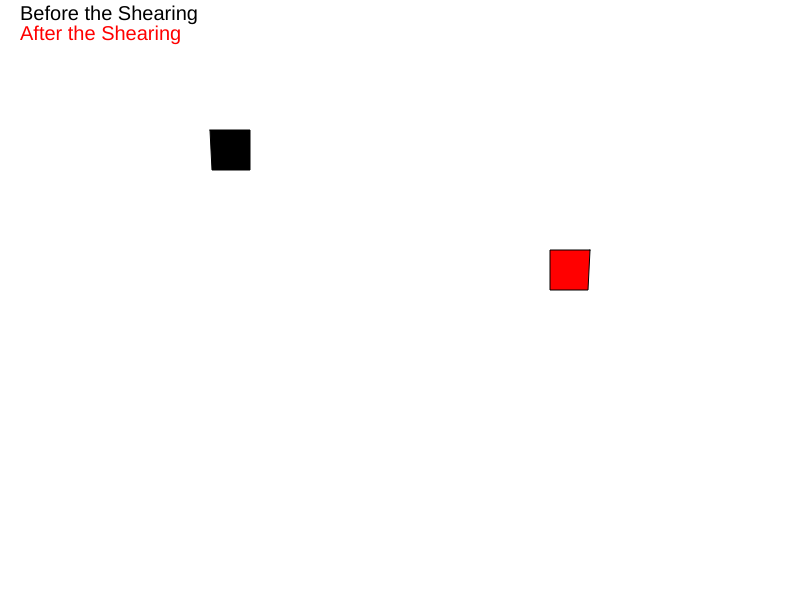
Frame 1 (no input)
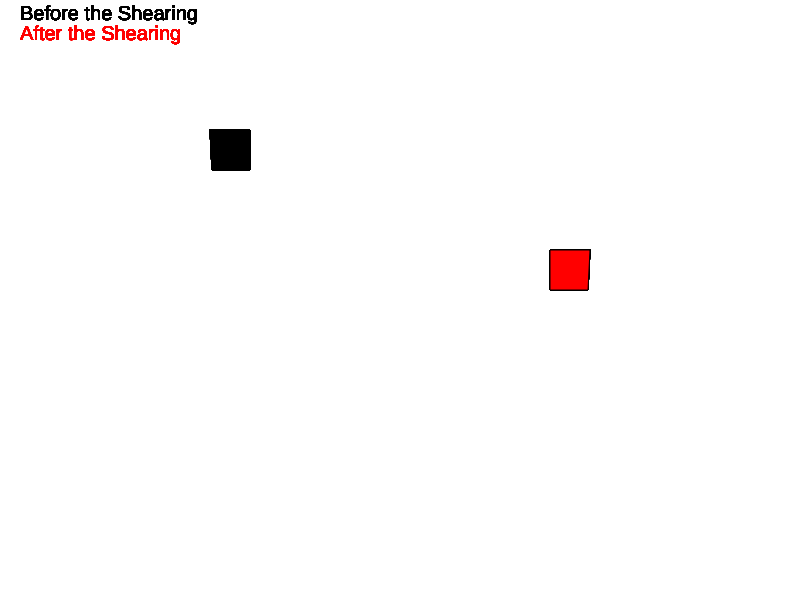
Frame 60 (no input)
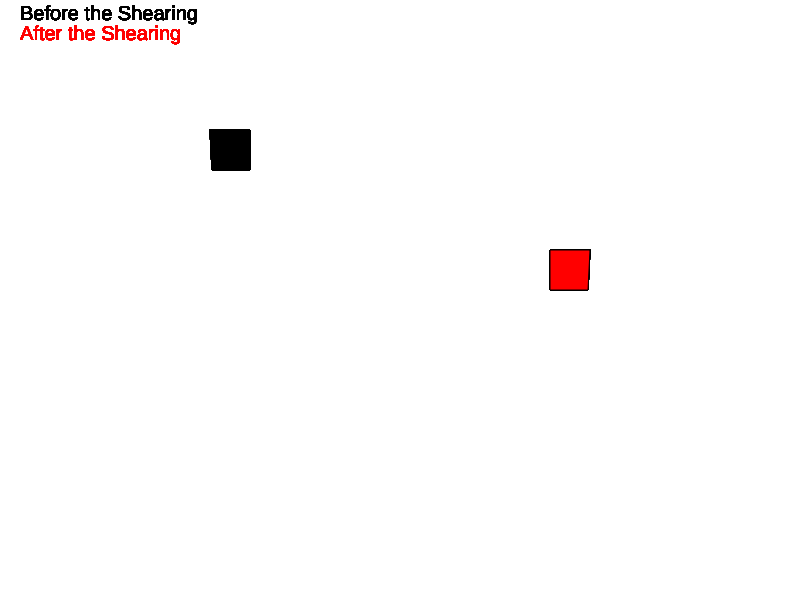
Frame 120 (the mouse pressed at the canvas centre since frame 60)

The p5.js sketch that drew these frames (run headless with seeded random() and noise() and a simulated clock; from frame 60 on, the mouse is pressed at the canvas centre):

// p5.js sketch
// ── sketch.js
let shear;
let a,b,c,d;

function setup(){
    createCanvas(displayWidth,displayHeight);
    shear = prompt('Enter Shearing Factor ?');
}

function draw(){
    fill('black');
    textSize(20);
    text('Before the Shearing',20,20);
    fill('red')
    text('After the Shearing',20,40);
	//Before Shearing
	
    translate(200,120);
    a = [[10],[10],[1]];
    b = [[50],[10],[1]];
    c = [[50],[50],[1]];
    d = [[12],[50],[1]];
    fill('black');
    beginShape();
        vertex(a[0],a[1]);
        vertex(b[0],b[1]);
        vertex(c[0],c[1]);
        vertex(d[0],d[1]);
    endShape(CLOSE);
    
    //Shearing Matrix
    shear_matrix = [
        [1,shear,0],
        [0,1,0],
        [0,0,1]
    ];

    y = [
        [-1,0,0],
        [0,1,0],
        [0,0,1],
    ];
    resultant = matrix_multi(y,shear_matrix)
    
    aN = matrix_multi(resultant,a);
    bN = matrix_multi(resultant,b);
    cN = matrix_multi(resultant,c);
    dN = matrix_multi(resultant,d);

    
    translate(400,120);
    fill('red')

    beginShape();
        vertex(aN[0],aN[1]);
        vertex(bN[0],bN[1]);
        vertex(cN[0],cN[1]);
        vertex(dN[0],dN[1])
    endShape(CLOSE);
}

function matrix_multi(a,b){
    let aRows = a.length;
    let aCols = a[0].length;
    let bRows = b.length;
    let bCols = b[0].length;
    let res = new Array(aRows);
    if (aCols == bRows){
        for (var i=0; i<aRows;++i){
            res[i] = new Array(bCols);
            for (var j =0 ; j<bCols;++j ){
                res[i][j] = 0;
                for (var k = 0; k<aCols;++k){
                    res[i][j] += a[i][k]*b[k][j];
                }
            }
        }
    return res;
    }
}
